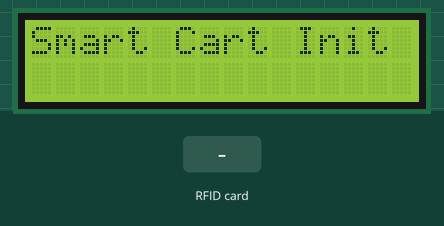
Bench run of a sketch on a simulated ESP8266 (NodeMCU). Shown: 16×2 character LCD. The test bench sets the inputs (shaded band). WiFi joins after 1.5 s; servers stay silent unless stated; what the sketch prints to the serial monitor is not drawn.

Above: at 0.2 s.
At 3.3 s:
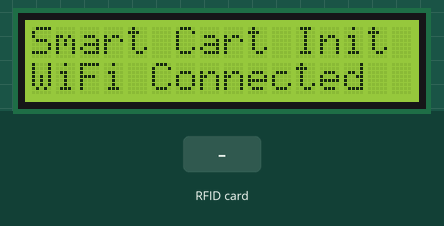
3.4 s: RFID card 5E 7A 19 C4 held to the reader
At 4.7 s:
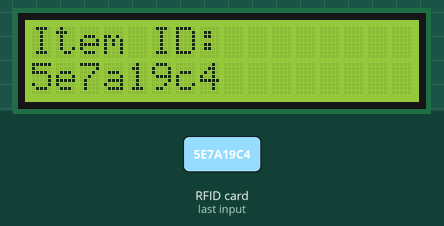
Timing chart, 0 to 6.4 s (numbered marks = the images above; inputs shaded):
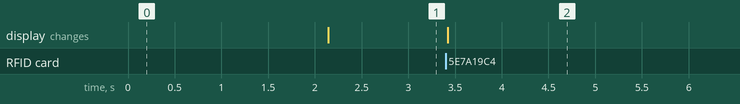

The sketch:

cart.ino
```cpp
#include <ESP8266WiFi.h>
#include <LiquidCrystal_I2C.h>
#include <Wire.h>
#include <SPI.h>
#include <MFRC522.h>

#define RST_PIN D3
#define SS_PIN  D4
MFRC522 mfrc522(SS_PIN, RST_PIN);

LiquidCrystal_I2C lcd(0x27, 16, 2);

const char* ssid = "SSID";
const char* password = "PASSWORD";

void setup() {
  Serial.begin(9600);
  SPI.begin();
  mfrc522.PCD_Init();
  lcd.init();
  lcd.backlight();
  lcd.setCursor(0,0);
  lcd.print("Smart Cart Init");

  WiFi.begin(ssid, password);
  while (WiFi.status() != WL_CONNECTED) {
    delay(1000);
    Serial.println("Connecting...");
  }

  lcd.setCursor(0,1);
  lcd.print("WiFi Connected");
}

void loop() {
  if (!mfrc522.PICC_IsNewCardPresent() || !mfrc522.PICC_ReadCardSerial())
    return;

  String uid = "";
  for (byte i = 0; i < mfrc522.uid.size; i++) {
    uid += String(mfrc522.uid.uidByte[i], HEX);
  }

  Serial.println("Item Scanned: " + uid);
  lcd.clear();
  lcd.setCursor(0, 0);
  lcd.print("Item ID: ");
  lcd.setCursor(0, 1);
  lcd.print(uid);

  delay(2000); // simulate delay
}
```

Measured:
- after the input at 3.4 s, the display: changes at once (image 2)
